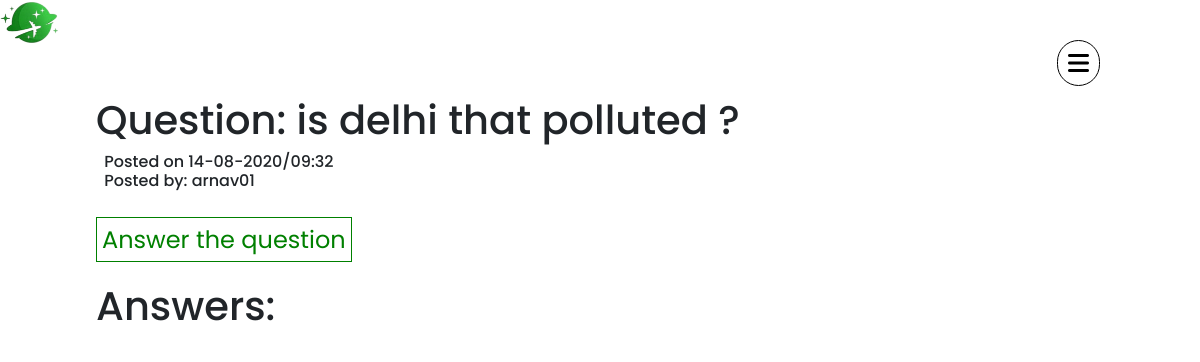
The app's page /3/singleq, older data.
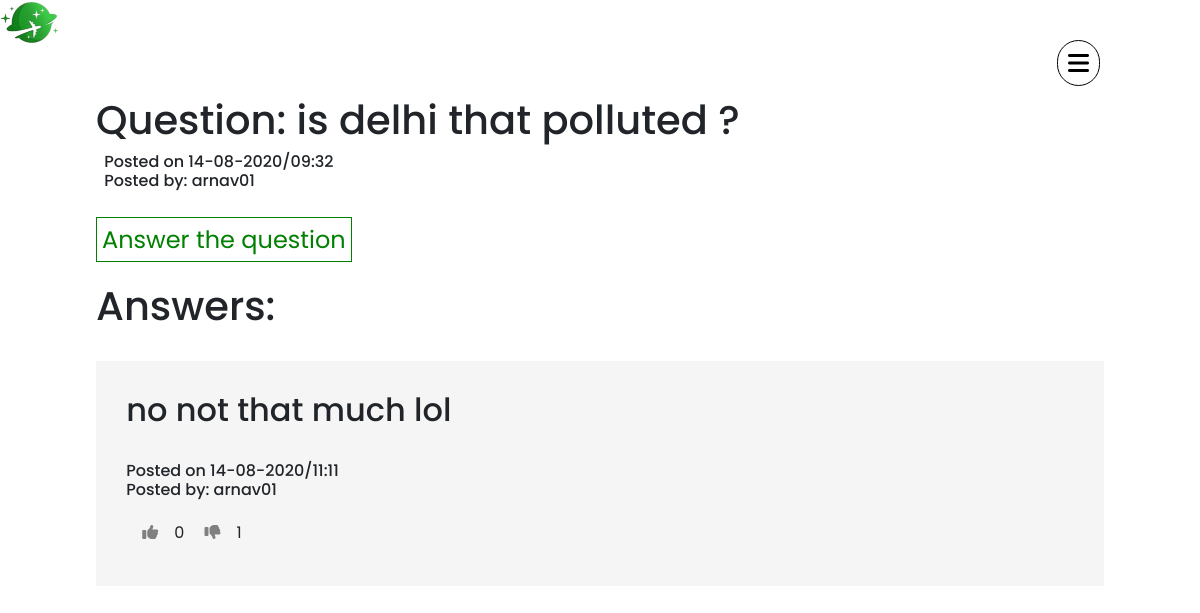
The same page, newer data.
### dpsr/models.py (models this page shows, shortened)
class Question(db.Model , UserMixin):
    __tablename__ = 'questions'
    id = db.Column(db.Integer , primary_key = True)
    question = db.Column(db.String)
    date = db.Column(db.DateTime,nullable = False,default=datetime.now)
    userid = db.Column(db.Integer , db.ForeignKey('users.id'))
    answer = db.relationship('Answer' , backref = 'question' , lazy = 'dynamic')

class User(db.Model,UserMixin):
    __tablename__ = 'users'
    id = db.Column(db.Integer,primary_key = True)
    fname = db.Column(db.String(64))
    profile_image = db.Column(db.String(64), nullable = False, default = 'Site_icon.png')
    email = db.Column(db.String(64),unique = True,index = True)
    username = db.Column(db.String(64),unique = True,index = True)
    password_hash = db.Column(db.String(128))
    car = db.relationship('Car' , backref = 'user' , lazy = 'dynamic')
    hotel = db.relationship('Hotel' , secondary = hotel_user , backref = db.backref('user', lazy = 'dynamic'))
    question = db.relationship('Question' , backref = 'user' , lazy = 'dynamic')
    answer = db.relationship('Answer' , backref = 'user' , lazy = 'dynamic')
    likes = db.relationship('Like' , backref = 'user' , lazy = 'dynamic')
    unlikes = db.relationship('Unlike' , backref = 'user' , lazy = 'dynamic')
    dates = db.relationship('Hoteldate' , backref = 'user' , lazy = 'dynamic')

class Answer(db.Model , UserMixin):
    __tablename__ = 'answers'
    id = db.Column(db.Integer , primary_key = True)
    answer = db.Column(db.String)
    date = db.Column(db.DateTime,nullable = False,default=datetime.now)
    questionid = db.Column(db.Integer , db.ForeignKey('questions.id'))
    userid = db.Column(db.Integer , db.ForeignKey('users.id'))
    likes = db.relationship('Like' , backref = 'answer' , lazy = 'dynamic')
    unlikes = db.relationship('Unlike' , backref = 'answer' , lazy = 'dynamic')

### dpsr/faq/views.py (the view)
@faqs.route('/<q_id>/singleq' , methods = ['GET' , 'POST'])
def singleq(q_id):
    question = Question.query.get_or_404(q_id)
    ans = []
    like = []
    unlike = []
    for answer in question.answer:
        ans.append(answer)
        n = 0
        for l in answer.likes:
            n += 1
        like.append(n)
        n = 0
        for l in answer.unlikes:
            n += 1
        unlike.append(n)
    return render_template('singleq.htm' , question = question , q_id = q_id , ans = ans , like = like , unlike = unlike)

### dpsr/templates/singleq.htm (shortened to what this page needs)
{%extends 'base.htm'%}
{%block content%}
<div id="blur" style="margin: 8%;">
  <div class="animate__animated animate__fadeInDown">
<h1>Question: {{question.question}} ?</h1>
<h6>&nbsp; Posted on {{question.date.strftime('%d-%m-%Y/%H:%M')}}<br>&nbsp; Posted by: {{question.user.username}}</h6><br>
<a class="linkie" style="font-size: x-large;color: green; border: 1px solid green; padding: 5px;"
href="#" onclick="toggle()">
  Answer the question</a>
<br><br>
</div>
<div class="animate__animated animate__fadeInLeft">
<h1>Answers:</h1>
{%for answer in ans%}
<div class="container" style="margin-top: 3% !important; background-color: whitesmoke; height: fit-content; padding: 3%;">
  <h2>{{answer.answer}}</h2><br>
  <h6>Posted on {{answer.date.strftime('%d-%m-%Y/%H:%M')}}<br> Posted by: {{answer.user.username}}</h6>
  <a href="{{url_for('faqs.liun' , type = 'like', a_id = answer.id , q_id = q_id)}}"><i class="fas fa-thumbs-up"></i></a>{{like.pop(0)}}
  <a href="{{url_for('faqs.liun' , type = 'unlike', a_id = answer.id , q_id = q_id)}}"><i class="fas fa-thumbs-down"></i></a>{{unlike.pop(0)}}
</div>
</div>
{%endfor%}
</div>
</div>
{%endblock%}

### dpsr/templates/base.htm (shortened to what this page needs)
<!DOCTYPE html>
<html>
<head>
  <link rel="stylesheet" href="https://cdnjs.cloudflare.com/ajax/libs/animate.css/4.0.0/animate.min.css"/>
    <link rel="stylesheet" href="https://cdnjs.cloudflare.com/ajax/libs/font-awesome/4.7.0/css/font-awesome.min.css">
    <link href="https://unpkg.com/aos@2.3.1/dist/aos.css" rel="stylesheet">
    <link rel="stylesheet" href="https://stackpath.bootstrapcdn.com/bootstrap/4.5.0/css/bootstrap.min.css">
        <link rel="stylesheet" type = "text/css" href="{{url_for('static', filename="style.css")}}">
</head>
<body>
<nav class="navigation-wrapper">
  <div class="navigation-button">
    <i class="fa fa-bars"></i>
  </div>
  <div class="navigation-menu">
      <ul>
    </ul>
  </div>
</nav>
<a href="{{url_for('home.index')}}">
<img src="{{url_for('static', filename="brand.png")}}" style="top: 0; left: 0; z-index: 980; position: fixed;" width="5%">
</a>
  {%block content%}
  {%endblock%}
</body>

### dpsr/static/style.css (style rules this page uses)
body { font-family: 'Poppins', sans-serif; }
html { scroll-behavior: smooth; }
* { margin: 0; padding: 0; box-sizing: border-box; }
a { text-decoration: none !important; }
.container { width: 100%; height: 100vh; position: relative; margin: 0 auto; }
.navigation-wrapper { position: relative; }
.navigation-button { will-change: transform; display: flex; align-items: center; justify-content: center; flex-wrap: wrap; position: fixed; z-index: 1; top: 40px; right: 100px; border-radius: 50px; background: transparent; cursor: pointer; }
.navigation-button .fa { border: 1px solid black; border-radius: 50px; padding: 10px; color: black; font-size: x-large; }
.navigation-menu { content: ''; position: fixed; top: 0; right: 0; width: 25%; background: #fff; border-left: 1px solid black; height: 100%; transform: skewX(0deg) translate(100%,0); transform-origin: top right; transition: all .2s ease-in; z-index: 100; }
.navigation-menu ul { transform: skewX(-8deg); transform-origin: top left; position: fixed; right: 0; top: 19vh; width: 400px; text-align: center; }
.fa-thumbs-up { color: grey; margin: 1em; }
.fa-thumbs-down { color: grey; margin: 1em; }

Row changes from the older to the newer data that the page shows:
added Answer: answer "no not that much lol", date "14-08-2020/11:11", user.username "arnav01", pop "0", pop "1"
